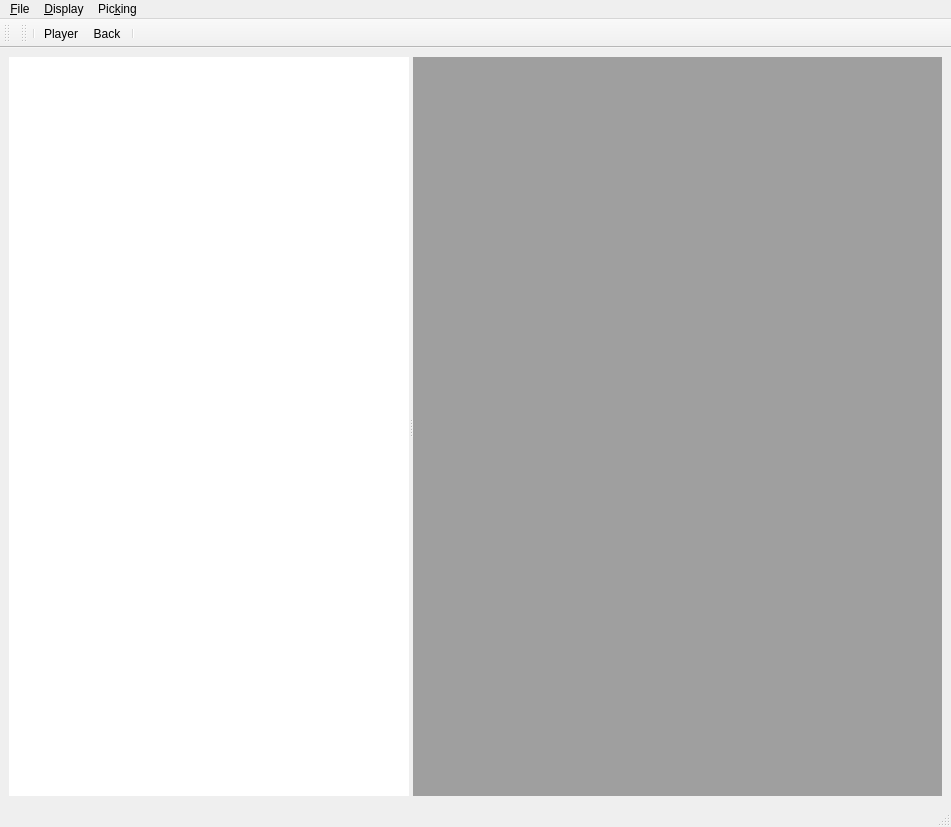
<?xml version="1.0" encoding="UTF-8"?>
<ui version="4.0">
 <class>sliceviewer::SliceViewer</class>
 <widget class="QMainWindow" name="sliceviewer::SliceViewer">
  <property name="geometry">
   <rect>
    <x>0</x>
    <y>0</y>
    <width>951</width>
    <height>827</height>
   </rect>
  </property>
  <property name="windowTitle">
   <string>VolumeViewer2D</string>
  </property>
  <widget class="QWidget" name="centralwidget">
   <layout class="QHBoxLayout" name="horizontalLayout">
    <item>
     <widget class="QSplitter" name="splitter">
      <property name="orientation">
       <enum>Qt::Horizontal</enum>
      </property>
      <widget class="VolumeView" name="volumeView">
       <property name="sizePolicy">
        <sizepolicy hsizetype="Fixed" vsizetype="Fixed">
         <horstretch>4</horstretch>
         <verstretch>0</verstretch>
        </sizepolicy>
       </property>
       <property name="minimumSize">
        <size>
         <width>400</width>
         <height>0</height>
        </size>
       </property>
       <property name="baseSize">
        <size>
         <width>400</width>
         <height>0</height>
        </size>
       </property>
       <property name="frameShape">
        <enum>QFrame::NoFrame</enum>
       </property>
       <property name="frameShadow">
        <enum>QFrame::Plain</enum>
       </property>
       <property name="sizeAdjustPolicy">
        <enum>QAbstractScrollArea::AdjustIgnored</enum>
       </property>
      </widget>
      <widget class="QMdiArea" name="mdiArea">
       <property name="sizePolicy">
        <sizepolicy hsizetype="MinimumExpanding" vsizetype="Fixed">
         <horstretch>4</horstretch>
         <verstretch>0</verstretch>
        </sizepolicy>
       </property>
       <property name="minimumSize">
        <size>
         <width>100</width>
         <height>0</height>
        </size>
       </property>
       <property name="baseSize">
        <size>
         <width>100</width>
         <height>0</height>
        </size>
       </property>
       <property name="contextMenuPolicy">
        <enum>Qt::CustomContextMenu</enum>
       </property>
       <property name="verticalScrollBarPolicy">
        <enum>Qt::ScrollBarAsNeeded</enum>
       </property>
       <property name="horizontalScrollBarPolicy">
        <enum>Qt::ScrollBarAsNeeded</enum>
       </property>
       <property name="viewMode">
        <enum>QMdiArea::SubWindowView</enum>
       </property>
      </widget>
     </widget>
    </item>
   </layout>
  </widget>
  <widget class="QStatusBar" name="statusbar"/>
  <widget class="QToolBar" name="mouseToolBar">
   <property name="windowTitle">
    <string>Mouse Modes</string>
   </property>
   <attribute name="toolBarArea">
    <enum>TopToolBarArea</enum>
   </attribute>
   <attribute name="toolBarBreak">
    <bool>false</bool>
   </attribute>
  </widget>
  <widget class="QToolBar" name="toolBar">
   <property name="windowTitle">
    <string>Standard</string>
   </property>
   <attribute name="toolBarArea">
    <enum>TopToolBarArea</enum>
   </attribute>
   <attribute name="toolBarBreak">
    <bool>false</bool>
   </attribute>
   <addaction name="separator"/>
   <addaction name="action_Player"/>
   <addaction name="actionBack"/>
   <addaction name="separator"/>
  </widget>
  <widget class="QMenuBar" name="menubar">
   <property name="geometry">
    <rect>
     <x>0</x>
     <y>0</y>
     <width>951</width>
     <height>24</height>
    </rect>
   </property>
   <widget class="QMenu" name="menu_File">
    <property name="title">
     <string>&amp;File</string>
    </property>
    <addaction name="separator"/>
    <addaction name="actionE_xit"/>
   </widget>
   <widget class="QMenu" name="menu_Items">
    <property name="title">
     <string>&amp;Display</string>
    </property>
    <addaction name="actionSetup_Volumes"/>
    <addaction name="actionSetup_Horizons"/>
    <addaction name="actionSetup_Wells"/>
    <addaction name="actionSetup_Tops"/>
    <addaction name="actionSetup_Tables"/>
    <addaction name="separator"/>
    <addaction name="actionDisplay_Options"/>
   </widget>
   <widget class="QMenu" name="menuPicking">
    <property name="title">
     <string>Pic&amp;king</string>
    </property>
    <widget class="QMenu" name="menuPick_Mode">
     <property name="title">
      <string>Pick Mode</string>
     </property>
     <addaction name="actionPickPoints"/>
     <addaction name="actionPickLines"/>
     <addaction name="actionPickOutline"/>
    </widget>
    <addaction name="action_New_Picks"/>
    <addaction name="action_Load_Picks"/>
    <addaction name="action_Save_Picks"/>
    <addaction name="actionSave_As_Picks"/>
    <addaction name="separator"/>
    <addaction name="menuPick_Mode"/>
   </widget>
   <addaction name="menu_File"/>
   <addaction name="menu_Items"/>
   <addaction name="menuPicking"/>
  </widget>
  <action name="actionE_xit">
   <property name="text">
    <string>E&amp;xit</string>
   </property>
   <property name="shortcut">
    <string>Ctrl+X</string>
   </property>
  </action>
  <action name="actionSetup_Horizons">
   <property name="text">
    <string>Setup &amp;Horizons</string>
   </property>
   <property name="shortcut">
    <string>Ctrl+H</string>
   </property>
  </action>
  <action name="actionSetup_Wells">
   <property name="text">
    <string>Setup &amp;Wells</string>
   </property>
   <property name="shortcut">
    <string>Ctrl+W</string>
   </property>
  </action>
  <action name="actionSetup_Volumes">
   <property name="text">
    <string>Setup &amp;Volumes</string>
   </property>
   <property name="shortcut">
    <string>Ctrl+V</string>
   </property>
  </action>
  <action name="action_Player">
   <property name="icon">
    <iconset resource="../ProjectViewer/icons.qrc">
     <normaloff>:/icons/images/play-32x32.png</normaloff>:/icons/images/play-32x32.png</iconset>
   </property>
   <property name="text">
    <string>&amp;Player</string>
   </property>
   <property name="shortcut">
    <string>Ctrl+P</string>
   </property>
  </action>
  <action name="actionBack">
   <property name="icon">
    <iconset resource="../ProjectViewer/icons.qrc">
     <normaloff>:/icons/images/back-32x32.png</normaloff>:/icons/images/back-32x32.png</iconset>
   </property>
   <property name="text">
    <string>&amp;Back</string>
   </property>
   <property name="shortcut">
    <string>Ctrl+B</string>
   </property>
  </action>
  <action name="actionSetup_Tops">
   <property name="text">
    <string>Setup &amp;Markers</string>
   </property>
   <property name="iconText">
    <string>Setup Markers</string>
   </property>
   <property name="shortcut">
    <string>Ctrl+M</string>
   </property>
  </action>
  <action name="actionSetup_Tables">
   <property name="text">
    <string>Setup &amp;Tables</string>
   </property>
   <property name="shortcut">
    <string>Ctrl+T</string>
   </property>
  </action>
  <action name="action_Load_Picks">
   <property name="text">
    <string>&amp;Load Picks</string>
   </property>
  </action>
  <action name="action_Save_Picks">
   <property name="text">
    <string>&amp;Save Picks</string>
   </property>
  </action>
  <action name="action_New_Picks">
   <property name="text">
    <string>&amp;New Picks</string>
   </property>
  </action>
  <action name="actionSave_As_Picks">
   <property name="text">
    <string>Save &amp;As Picks </string>
   </property>
  </action>
  <action name="actionDisplay_Options">
   <property name="text">
    <string>Display &amp;Options</string>
   </property>
   <property name="shortcut">
    <string>Ctrl+O</string>
   </property>
  </action>
  <action name="actionPickPoints">
   <property name="checkable">
    <bool>true</bool>
   </property>
   <property name="text">
    <string>Points</string>
   </property>
   <property name="toolTip">
    <string>Pick Points</string>
   </property>
  </action>
  <action name="actionPickLines">
   <property name="checkable">
    <bool>true</bool>
   </property>
   <property name="text">
    <string>Lines</string>
   </property>
   <property name="toolTip">
    <string>Pick Lines</string>
   </property>
  </action>
  <action name="actionPickOutline">
   <property name="checkable">
    <bool>true</bool>
   </property>
   <property name="text">
    <string>Outline</string>
   </property>
   <property name="toolTip">
    <string>Pick Outline</string>
   </property>
  </action>
  <action name="actionSet_Inline_Orientation">
   <property name="text">
    <string>Set Inline Orientation</string>
   </property>
  </action>
 </widget>
 <customwidgets>
  <customwidget>
   <class>VolumeView</class>
   <extends>QGraphicsView</extends>
   <header>volumeview.h</header>
  </customwidget>
 </customwidgets>
 <resources>
  <include location="../ProjectViewer/icons.qrc"/>
 </resources>
 <connections>
  <connection>
   <sender>actionE_xit</sender>
   <signal>triggered()</signal>
   <receiver>sliceviewer::SliceViewer</receiver>
   <slot>close()</slot>
   <hints>
    <hint type="sourcelabel">
     <x>-1</x>
     <y>-1</y>
    </hint>
    <hint type="destinationlabel">
     <x>399</x>
     <y>299</y>
    </hint>
   </hints>
  </connection>
 </connections>
</ui>
